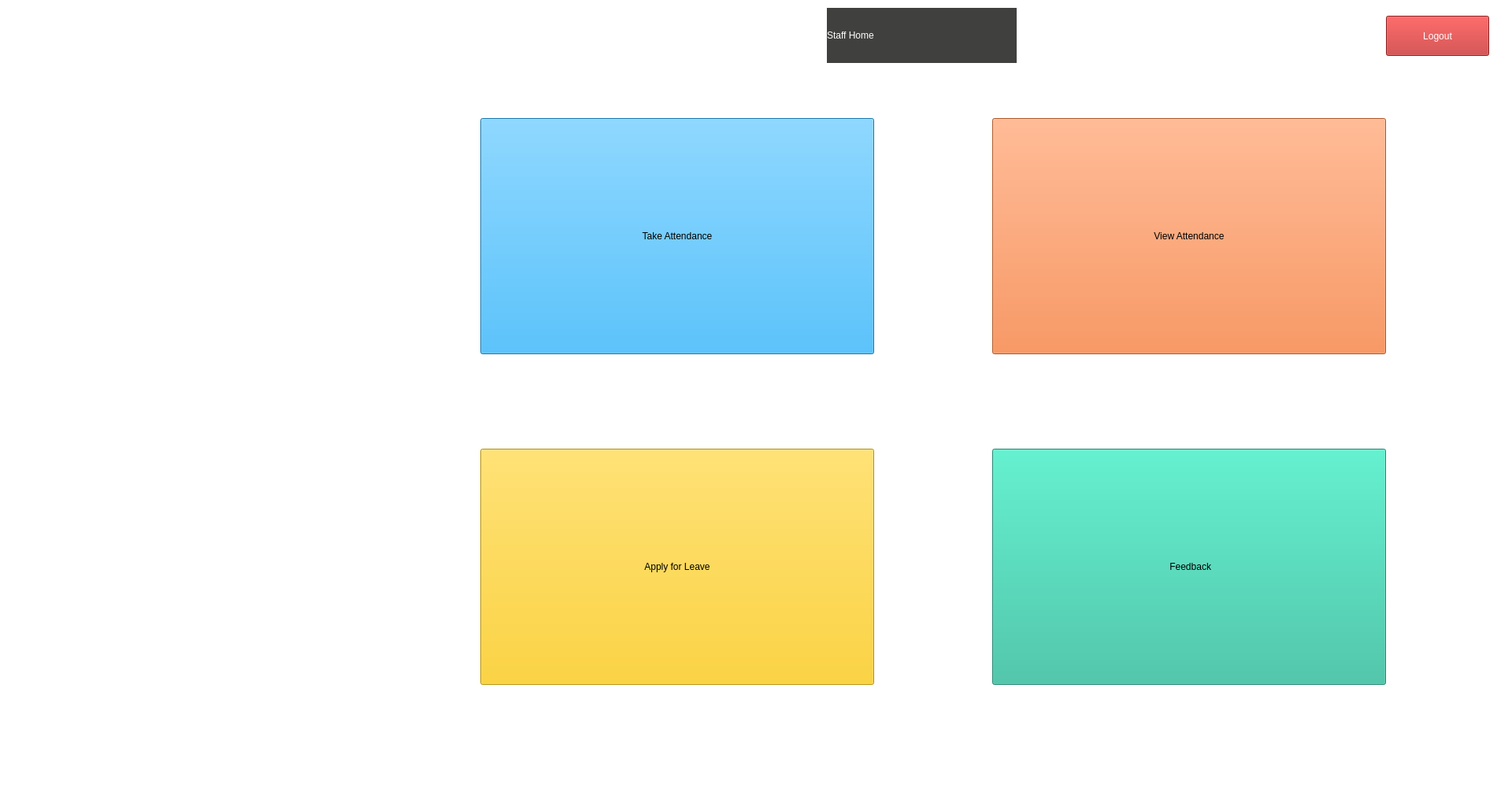
<?xml version="1.0" encoding="UTF-8"?>
<ui version="4.0">
 <class>AdminHomePage</class>
 <widget class="QMainWindow" name="AdminHomePage">
  <property name="enabled">
   <bool>true</bool>
  </property>
  <property name="geometry">
   <rect>
    <x>0</x>
    <y>0</y>
    <width>1920</width>
    <height>1029</height>
   </rect>
  </property>
  <property name="cursor">
   <cursorShape>ArrowCursor</cursorShape>
  </property>
  <property name="windowTitle">
   <string>Staff Home Page</string>
  </property>
  <property name="layoutDirection">
   <enum>Qt::LeftToRight</enum>
  </property>
  <property name="styleSheet">
   <string notr="true">background-color: rgb(241, 229, 231);
background-color: rgb(255, 255, 255);</string>
  </property>
  <widget class="QWidget" name="centralwidget">
   <widget class="Line" name="line">
    <property name="geometry">
     <rect>
      <x>420</x>
      <y>-50</y>
      <width>20</width>
      <height>1081</height>
     </rect>
    </property>
    <property name="orientation">
     <enum>Qt::Vertical</enum>
    </property>
   </widget>
   <widget class="Line" name="line_2">
    <property name="geometry">
     <rect>
      <x>440</x>
      <y>80</y>
      <width>1491</width>
      <height>20</height>
     </rect>
    </property>
    <property name="orientation">
     <enum>Qt::Horizontal</enum>
    </property>
   </widget>
   <widget class="QLabel" name="StaffHome_l">
    <property name="geometry">
     <rect>
      <x>1050</x>
      <y>10</y>
      <width>241</width>
      <height>70</height>
     </rect>
    </property>
    <property name="styleSheet">
     <string notr="true">color: rgb(255, 255, 255);
background-color: rgb(64, 64, 62);
font: 46pt &quot;Microsoft Himalaya&quot;;</string>
    </property>
    <property name="text">
     <string>Staff Home</string>
    </property>
   </widget>
   <widget class="QPushButton" name="Logout_b">
    <property name="geometry">
     <rect>
      <x>1760</x>
      <y>20</y>
      <width>131</width>
      <height>51</height>
     </rect>
    </property>
    <property name="styleSheet">
     <string notr="true">font: 75 15pt &quot;Consolas&quot;;
background-color: rgb(190, 42, 40);
color: rgb(255, 255, 255);
</string>
    </property>
    <property name="text">
     <string>Logout</string>
    </property>
   </widget>
   <widget class="QLabel" name="label">
    <property name="geometry">
     <rect>
      <x>430</x>
      <y>0</y>
      <width>1501</width>
      <height>1011</height>
     </rect>
    </property>
    <property name="text">
     <string/>
    </property>
    <property name="pixmap">
     <pixmap>../Pictures/homes1.png</pixmap>
    </property>
    <property name="alignment">
     <set>Qt::AlignCenter</set>
    </property>
   </widget>
   <widget class="QPushButton" name="TakeAttendance_b">
    <property name="geometry">
     <rect>
      <x>610</x>
      <y>150</y>
      <width>500</width>
      <height>300</height>
     </rect>
    </property>
    <property name="cursor">
     <cursorShape>PointingHandCursor</cursorShape>
    </property>
    <property name="styleSheet">
     <string notr="true">font: 28pt &quot;Cambria&quot;;
background-color: rgb(34, 167, 240);</string>
    </property>
    <property name="text">
     <string>Take Attendance</string>
    </property>
   </widget>
   <widget class="QPushButton" name="ViewAttendance_b">
    <property name="geometry">
     <rect>
      <x>1260</x>
      <y>150</y>
      <width>500</width>
      <height>300</height>
     </rect>
    </property>
    <property name="cursor">
     <cursorShape>PointingHandCursor</cursorShape>
    </property>
    <property name="styleSheet">
     <string notr="true">font: 28pt &quot;Cambria&quot;;
background-color: rgb(242, 121, 53);</string>
    </property>
    <property name="text">
     <string>View Attendance</string>
    </property>
   </widget>
   <widget class="QPushButton" name="StaffLeave_b">
    <property name="geometry">
     <rect>
      <x>610</x>
      <y>570</y>
      <width>500</width>
      <height>300</height>
     </rect>
    </property>
    <property name="cursor">
     <cursorShape>PointingHandCursor</cursorShape>
    </property>
    <property name="styleSheet">
     <string notr="true">font: 28pt &quot;Cambria&quot;;
background-color: rgb(255, 203, 5);</string>
    </property>
    <property name="text">
     <string>Apply for Leave</string>
    </property>
   </widget>
   <widget class="QPushButton" name="StaffFeedback_b">
    <property name="geometry">
     <rect>
      <x>1260</x>
      <y>570</y>
      <width>500</width>
      <height>300</height>
     </rect>
    </property>
    <property name="cursor">
     <cursorShape>PointingHandCursor</cursorShape>
    </property>
    <property name="styleSheet">
     <string notr="true">font: 28pt &quot;Cambria&quot;;
background-color: rgb(42, 187, 155);</string>
    </property>
    <property name="text">
     <string> Feedback</string>
    </property>
   </widget>
   <widget class="QLabel" name="label_2">
    <property name="geometry">
     <rect>
      <x>0</x>
      <y>-10</y>
      <width>431</width>
      <height>1041</height>
     </rect>
    </property>
    <property name="text">
     <string/>
    </property>
    <property name="pixmap">
     <pixmap>../../../Downloads/WhatsApp Image 2021-05-23 at 12.18.59.jpeg</pixmap>
    </property>
   </widget>
   <zorder>line</zorder>
   <zorder>label_2</zorder>
   <zorder>line_2</zorder>
   <zorder>label</zorder>
   <zorder>StaffHome_l</zorder>
   <zorder>Logout_b</zorder>
   <zorder>TakeAttendance_b</zorder>
   <zorder>ViewAttendance_b</zorder>
   <zorder>StaffLeave_b</zorder>
   <zorder>StaffFeedback_b</zorder>
  </widget>
  <widget class="QStatusBar" name="statusbar"/>
 </widget>
 <resources/>
 <connections/>
</ui>
